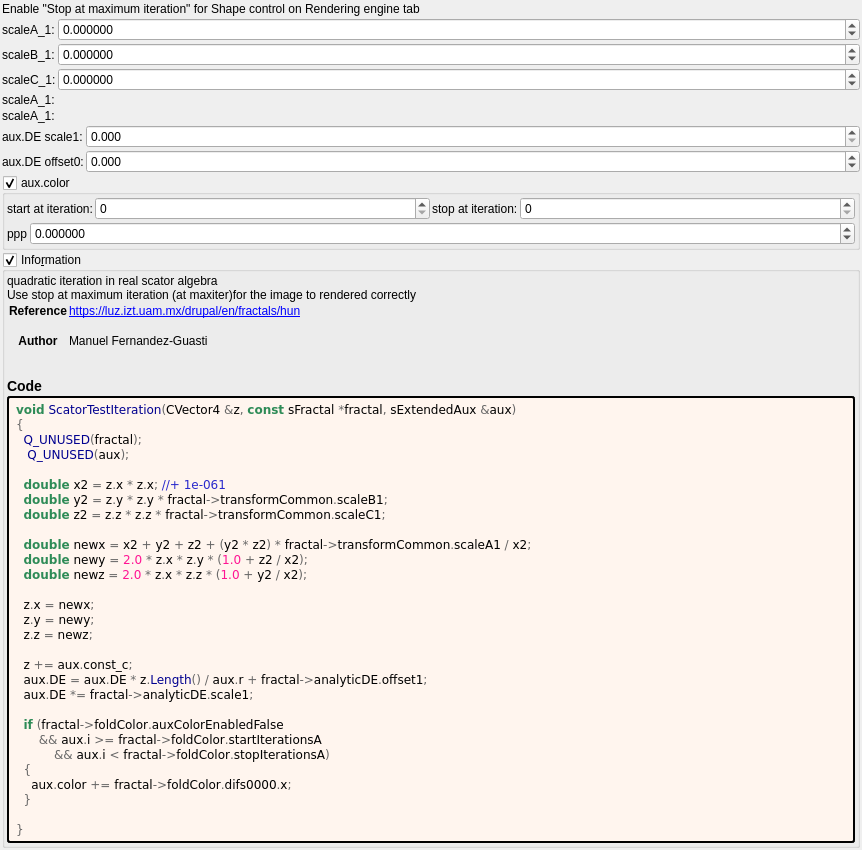
<?xml version="1.0" encoding="UTF-8"?>
<ui version="4.0">
 <class>scator_test</class>
 <widget class="QWidget" name="Form">
  <property name="geometry">
   <rect>
    <x>0</x>
    <y>0</y>
    <width>862</width>
    <height>838</height>
   </rect>
  </property>
  <property name="windowTitle">
   <string notr="true">scator_test</string>
  </property>
  <layout class="QVBoxLayout" name="verticalLayout">
   <property name="spacing">
    <number>2</number>
   </property>
   <property name="leftMargin">
    <number>2</number>
   </property>
   <property name="topMargin">
    <number>2</number>
   </property>
   <property name="rightMargin">
    <number>2</number>
   </property>
   <property name="bottomMargin">
    <number>2</number>
   </property>
   <item>
    <widget class="QLabel" name="label_2">
     <property name="text">
      <string>Enable &quot;Stop at maximum iteration&quot; for Shape control on Rendering engine tab</string>
     </property>
    </widget>
   </item>
   <item>
    <layout class="QGridLayout" name="gridLayout" columnstretch="0,1">
     <property name="spacing">
      <number>2</number>
     </property>
     <item row="2" column="1">
      <widget class="MyDoubleSpinBox" name="spinbox_transf_scaleC_1">
       <property name="sizePolicy">
        <sizepolicy hsizetype="Minimum" vsizetype="Maximum">
         <horstretch>0</horstretch>
         <verstretch>0</verstretch>
        </sizepolicy>
       </property>
       <property name="prefix">
        <string/>
       </property>
       <property name="suffix">
        <string/>
       </property>
       <property name="decimals">
        <number>6</number>
       </property>
       <property name="minimum">
        <double>-99.989999999999995</double>
       </property>
       <property name="maximum">
        <double>99.989999999999995</double>
       </property>
       <property name="singleStep">
        <double>0.100000000000000</double>
       </property>
      </widget>
     </item>
     <item row="0" column="0">
      <widget class="QLabel" name="label_9">
       <property name="text">
        <string>scaleA_1:</string>
       </property>
      </widget>
     </item>
     <item row="0" column="1">
      <widget class="MyDoubleSpinBox" name="spinbox_transf_scaleA_1">
       <property name="sizePolicy">
        <sizepolicy hsizetype="Minimum" vsizetype="Maximum">
         <horstretch>0</horstretch>
         <verstretch>0</verstretch>
        </sizepolicy>
       </property>
       <property name="prefix">
        <string/>
       </property>
       <property name="suffix">
        <string/>
       </property>
       <property name="decimals">
        <number>6</number>
       </property>
       <property name="minimum">
        <double>-99.989999999999995</double>
       </property>
       <property name="maximum">
        <double>99.989999999999995</double>
       </property>
       <property name="singleStep">
        <double>0.100000000000000</double>
       </property>
      </widget>
     </item>
     <item row="1" column="1">
      <widget class="MyDoubleSpinBox" name="spinbox_transf_scaleB_1">
       <property name="sizePolicy">
        <sizepolicy hsizetype="Minimum" vsizetype="Maximum">
         <horstretch>0</horstretch>
         <verstretch>0</verstretch>
        </sizepolicy>
       </property>
       <property name="prefix">
        <string/>
       </property>
       <property name="suffix">
        <string/>
       </property>
       <property name="decimals">
        <number>6</number>
       </property>
       <property name="minimum">
        <double>-99.989999999999995</double>
       </property>
       <property name="maximum">
        <double>99.989999999999995</double>
       </property>
       <property name="singleStep">
        <double>0.100000000000000</double>
       </property>
      </widget>
     </item>
     <item row="1" column="0">
      <widget class="QLabel" name="label_7">
       <property name="text">
        <string>scaleB_1:</string>
       </property>
      </widget>
     </item>
     <item row="2" column="0">
      <widget class="QLabel" name="label_8">
       <property name="text">
        <string>scaleC_1:</string>
       </property>
      </widget>
     </item>
     <item row="3" column="0">
      <widget class="QLabel" name="label_10">
       <property name="text">
        <string>scaleA_1:</string>
       </property>
      </widget>
     </item>
     <item row="4" column="0">
      <widget class="QLabel" name="label_11">
       <property name="text">
        <string>scaleA_1:</string>
       </property>
      </widget>
     </item>
    </layout>
   </item>
   <item>
    <layout class="QGridLayout" name="gridLayout_28" columnstretch="0,0,1">
     <property name="spacing">
      <number>2</number>
     </property>
     <item row="2" column="1">
      <widget class="QLabel" name="label_178">
       <property name="text">
        <string>aux.DE offset0:</string>
       </property>
      </widget>
     </item>
     <item row="1" column="1">
      <widget class="QLabel" name="label_179">
       <property name="text">
        <string>aux.DE scale1:</string>
       </property>
      </widget>
     </item>
     <item row="2" column="2">
      <widget class="MyDoubleSpinBox" name="spinbox_analyticDE_offset_1">
       <property name="sizePolicy">
        <sizepolicy hsizetype="Minimum" vsizetype="Maximum">
         <horstretch>0</horstretch>
         <verstretch>0</verstretch>
        </sizepolicy>
       </property>
       <property name="prefix">
        <string/>
       </property>
       <property name="suffix">
        <string/>
       </property>
       <property name="decimals">
        <number>3</number>
       </property>
       <property name="minimum">
        <double>-99.000000000000000</double>
       </property>
       <property name="maximum">
        <double>99.000000000000000</double>
       </property>
       <property name="singleStep">
        <double>0.100000000000000</double>
       </property>
      </widget>
     </item>
     <item row="1" column="2">
      <widget class="MyDoubleSpinBox" name="spinbox_analyticDE_scale_1">
       <property name="sizePolicy">
        <sizepolicy hsizetype="Minimum" vsizetype="Maximum">
         <horstretch>0</horstretch>
         <verstretch>0</verstretch>
        </sizepolicy>
       </property>
       <property name="prefix">
        <string/>
       </property>
       <property name="suffix">
        <string/>
       </property>
       <property name="decimals">
        <number>3</number>
       </property>
       <property name="minimum">
        <double>0.000000000000000</double>
       </property>
       <property name="maximum">
        <double>99.000000000000000</double>
       </property>
       <property name="singleStep">
        <double>0.100000000000000</double>
       </property>
      </widget>
     </item>
    </layout>
   </item>
   <item>
    <widget class="MyGroupBox" name="groupCheck_fold_color_aux_color_enabled_false">
     <property name="toolTip">
      <string/>
     </property>
     <property name="title">
      <string>aux.color&amp;</string>
     </property>
     <property name="checkable">
      <bool>true</bool>
     </property>
     <layout class="QVBoxLayout" name="verticalLayout_58">
      <property name="spacing">
       <number>2</number>
      </property>
      <property name="leftMargin">
       <number>2</number>
      </property>
      <property name="topMargin">
       <number>2</number>
      </property>
      <property name="rightMargin">
       <number>2</number>
      </property>
      <property name="bottomMargin">
       <number>2</number>
      </property>
      <item>
       <layout class="QHBoxLayout" name="horizontalLayout_14" stretch="0,1,0,1">
        <item>
         <widget class="QLabel" name="label_102">
          <property name="text">
           <string>start at iteration:</string>
          </property>
         </widget>
        </item>
        <item>
         <widget class="MySpinBox" name="spinboxInt_fold_color_start_iterations_A">
          <property name="sizePolicy">
           <sizepolicy hsizetype="Minimum" vsizetype="Maximum">
            <horstretch>0</horstretch>
            <verstretch>0</verstretch>
           </sizepolicy>
          </property>
          <property name="minimum">
           <number>0</number>
          </property>
          <property name="maximum">
           <number>999</number>
          </property>
          <property name="value">
           <number>0</number>
          </property>
         </widget>
        </item>
        <item>
         <widget class="QLabel" name="label_74">
          <property name="text">
           <string>stop at iteration:</string>
          </property>
         </widget>
        </item>
        <item>
         <widget class="MySpinBox" name="spinboxInt_fold_color_stop_iterations_A">
          <property name="sizePolicy">
           <sizepolicy hsizetype="Preferred" vsizetype="Maximum">
            <horstretch>0</horstretch>
            <verstretch>0</verstretch>
           </sizepolicy>
          </property>
          <property name="maximum">
           <number>999</number>
          </property>
         </widget>
        </item>
       </layout>
      </item>
      <item>
       <layout class="QGridLayout" name="gridLayout_16" columnstretch="0,1">
        <property name="spacing">
         <number>2</number>
        </property>
        <item row="0" column="0">
         <widget class="QLabel" name="label_134">
          <property name="text">
           <string notr="true">ppp</string>
          </property>
         </widget>
        </item>
        <item row="0" column="1">
         <widget class="MyDoubleSpinBox" name="spinbox4_fold_color_difs_0000_x">
          <property name="sizePolicy">
           <sizepolicy hsizetype="Minimum" vsizetype="Maximum">
            <horstretch>0</horstretch>
            <verstretch>0</verstretch>
           </sizepolicy>
          </property>
          <property name="prefix">
           <string/>
          </property>
          <property name="suffix">
           <string/>
          </property>
          <property name="decimals">
           <number>6</number>
          </property>
          <property name="minimum">
           <double>-99.999899999999997</double>
          </property>
          <property name="maximum">
           <double>99.999899999999997</double>
          </property>
          <property name="singleStep">
           <double>0.100000000000000</double>
          </property>
         </widget>
        </item>
       </layout>
      </item>
     </layout>
    </widget>
   </item>
   <item>
    <widget class="MyGroupBox" name="groupCheck_info">
     <property name="title">
      <string>Info&amp;rmation</string>
     </property>
     <property name="flat">
      <bool>false</bool>
     </property>
     <property name="checkable">
      <bool>true</bool>
     </property>
     <layout class="QVBoxLayout" name="verticalLayout_2">
      <property name="spacing">
       <number>2</number>
      </property>
      <property name="leftMargin">
       <number>2</number>
      </property>
      <property name="topMargin">
       <number>2</number>
      </property>
      <property name="rightMargin">
       <number>2</number>
      </property>
      <property name="bottomMargin">
       <number>2</number>
      </property>
      <item>
       <widget class="QLabel" name="label_information_general">
        <property name="text">
         <string notr="true">&lt;p&gt;quadratic iteration in real scator algebra&lt;br&gt;Use stop at maximum iteration (at maxiter)for the image to rendered correctly&lt;/p&gt;&lt;table&gt;
&lt;tr&gt;&lt;th&gt;Reference&lt;/th&gt;&lt;td&gt;&lt;a href=&quot;https://luz.izt.uam.mx/drupal/en/fractals/hun&quot;&gt;https://luz.izt.uam.mx/drupal/en/fractals/hun&lt;br&gt;
&lt;/td&gt;&lt;/tr&gt;
&lt;tr&gt;&lt;th&gt;Author&lt;/th&gt;&lt;td&gt;Manuel Fernandez-Guasti&lt;br&gt;
&lt;/td&gt;&lt;/tr&gt;
&lt;/table&gt;
&lt;h3&gt;Code&lt;/h3&gt;</string>
        </property>
        <property name="wordWrap">
         <bool>true</bool>
        </property>
        <property name="openExternalLinks">
         <bool>true</bool>
        </property>
        <property name="textInteractionFlags">
         <set>Qt::LinksAccessibleByMouse|Qt::TextSelectableByMouse</set>
        </property>
       </widget>
      </item>
      <item>
       <widget class="QLabel" name="label_code_content">
        <property name="styleSheet">
         <string notr="true">border-style: outset; border-width: 2px; border-radius: 3px; border-color: black; background-color: #fff5ee; padding: 4px;</string>
        </property>
        <property name="text">
         <string notr="true">&lt;body style=&quot;background-color:#fff5ee&quot;&gt;
&lt;pre style=&quot;color:#000000; background-color:#fff5ee;  font-family:&#039;Courier New&#039;,monospace;white-space: pre-wrap;&quot;&gt;&lt;span style=&quot;color:#2e8b57; font-weight:bold&quot;&gt;void&lt;/span&gt; &lt;span style=&quot;color:#00008f&quot;&gt;ScatorTestIteration&lt;/span&gt;&lt;span style=&quot;color:#676767&quot;&gt;(&lt;/span&gt;CVector4 &lt;span style=&quot;color:#676767&quot;&gt;&amp;amp;&lt;/span&gt;z&lt;span style=&quot;color:#676767&quot;&gt;,&lt;/span&gt; &lt;span style=&quot;color:#2e8b57; font-weight:bold&quot;&gt;const&lt;/span&gt; sFractal &lt;span style=&quot;color:#676767&quot;&gt;*&lt;/span&gt;fractal&lt;span style=&quot;color:#676767&quot;&gt;,&lt;/span&gt; sExtendedAux &lt;span style=&quot;color:#676767&quot;&gt;&amp;amp;&lt;/span&gt;aux&lt;span style=&quot;color:#676767&quot;&gt;)&lt;/span&gt;
&lt;span style=&quot;color:#676767&quot;&gt;{&lt;/span&gt;
  &lt;span style=&quot;color:#00008f&quot;&gt;Q_UNUSED&lt;/span&gt;&lt;span style=&quot;color:#676767&quot;&gt;(&lt;/span&gt;fractal&lt;span style=&quot;color:#676767&quot;&gt;);&lt;/span&gt;
   &lt;span style=&quot;color:#00008f&quot;&gt;Q_UNUSED&lt;/span&gt;&lt;span style=&quot;color:#676767&quot;&gt;(&lt;/span&gt;aux&lt;span style=&quot;color:#676767&quot;&gt;);&lt;/span&gt;

  &lt;span style=&quot;color:#2e8b57; font-weight:bold&quot;&gt;double&lt;/span&gt; x2 &lt;span style=&quot;color:#676767&quot;&gt;=&lt;/span&gt; z&lt;span style=&quot;color:#676767&quot;&gt;.&lt;/span&gt;x &lt;span style=&quot;color:#676767&quot;&gt;*&lt;/span&gt; z&lt;span style=&quot;color:#676767&quot;&gt;.&lt;/span&gt;x&lt;span style=&quot;color:#676767&quot;&gt;;&lt;/span&gt; &lt;span style=&quot;color:#2929cc&quot;&gt;//+ 1e-061&lt;/span&gt;
  &lt;span style=&quot;color:#2e8b57; font-weight:bold&quot;&gt;double&lt;/span&gt; y2 &lt;span style=&quot;color:#676767&quot;&gt;=&lt;/span&gt; z&lt;span style=&quot;color:#676767&quot;&gt;.&lt;/span&gt;y &lt;span style=&quot;color:#676767&quot;&gt;*&lt;/span&gt; z&lt;span style=&quot;color:#676767&quot;&gt;.&lt;/span&gt;y &lt;span style=&quot;color:#676767&quot;&gt;*&lt;/span&gt; fractal&lt;span style=&quot;color:#676767&quot;&gt;-&amp;gt;&lt;/span&gt;transformCommon&lt;span style=&quot;color:#676767&quot;&gt;.&lt;/span&gt;scaleB1&lt;span style=&quot;color:#676767&quot;&gt;;&lt;/span&gt;
  &lt;span style=&quot;color:#2e8b57; font-weight:bold&quot;&gt;double&lt;/span&gt; z2 &lt;span style=&quot;color:#676767&quot;&gt;=&lt;/span&gt; z&lt;span style=&quot;color:#676767&quot;&gt;.&lt;/span&gt;z &lt;span style=&quot;color:#676767&quot;&gt;*&lt;/span&gt; z&lt;span style=&quot;color:#676767&quot;&gt;.&lt;/span&gt;z &lt;span style=&quot;color:#676767&quot;&gt;*&lt;/span&gt; fractal&lt;span style=&quot;color:#676767&quot;&gt;-&amp;gt;&lt;/span&gt;transformCommon&lt;span style=&quot;color:#676767&quot;&gt;.&lt;/span&gt;scaleC1&lt;span style=&quot;color:#676767&quot;&gt;;&lt;/span&gt;

  &lt;span style=&quot;color:#2e8b57; font-weight:bold&quot;&gt;double&lt;/span&gt; newx &lt;span style=&quot;color:#676767&quot;&gt;=&lt;/span&gt; x2 &lt;span style=&quot;color:#676767&quot;&gt;+&lt;/span&gt; y2 &lt;span style=&quot;color:#676767&quot;&gt;+&lt;/span&gt; z2 &lt;span style=&quot;color:#676767&quot;&gt;+ (&lt;/span&gt;y2 &lt;span style=&quot;color:#676767&quot;&gt;*&lt;/span&gt; z2&lt;span style=&quot;color:#676767&quot;&gt;) *&lt;/span&gt; fractal&lt;span style=&quot;color:#676767&quot;&gt;-&amp;gt;&lt;/span&gt;transformCommon&lt;span style=&quot;color:#676767&quot;&gt;.&lt;/span&gt;scaleA1 &lt;span style=&quot;color:#676767&quot;&gt;/&lt;/span&gt; x2&lt;span style=&quot;color:#676767&quot;&gt;;&lt;/span&gt;
  &lt;span style=&quot;color:#2e8b57; font-weight:bold&quot;&gt;double&lt;/span&gt; newy &lt;span style=&quot;color:#676767&quot;&gt;=&lt;/span&gt; &lt;span style=&quot;color:#ff1493&quot;&gt;2.0&lt;/span&gt; &lt;span style=&quot;color:#676767&quot;&gt;*&lt;/span&gt; z&lt;span style=&quot;color:#676767&quot;&gt;.&lt;/span&gt;x &lt;span style=&quot;color:#676767&quot;&gt;*&lt;/span&gt; z&lt;span style=&quot;color:#676767&quot;&gt;.&lt;/span&gt;y &lt;span style=&quot;color:#676767&quot;&gt;* (&lt;/span&gt;&lt;span style=&quot;color:#ff1493&quot;&gt;1.0&lt;/span&gt; &lt;span style=&quot;color:#676767&quot;&gt;+&lt;/span&gt; z2 &lt;span style=&quot;color:#676767&quot;&gt;/&lt;/span&gt; x2&lt;span style=&quot;color:#676767&quot;&gt;);&lt;/span&gt;
  &lt;span style=&quot;color:#2e8b57; font-weight:bold&quot;&gt;double&lt;/span&gt; newz &lt;span style=&quot;color:#676767&quot;&gt;=&lt;/span&gt; &lt;span style=&quot;color:#ff1493&quot;&gt;2.0&lt;/span&gt; &lt;span style=&quot;color:#676767&quot;&gt;*&lt;/span&gt; z&lt;span style=&quot;color:#676767&quot;&gt;.&lt;/span&gt;x &lt;span style=&quot;color:#676767&quot;&gt;*&lt;/span&gt; z&lt;span style=&quot;color:#676767&quot;&gt;.&lt;/span&gt;z &lt;span style=&quot;color:#676767&quot;&gt;* (&lt;/span&gt;&lt;span style=&quot;color:#ff1493&quot;&gt;1.0&lt;/span&gt; &lt;span style=&quot;color:#676767&quot;&gt;+&lt;/span&gt; y2 &lt;span style=&quot;color:#676767&quot;&gt;/&lt;/span&gt; x2&lt;span style=&quot;color:#676767&quot;&gt;);&lt;/span&gt;

  z&lt;span style=&quot;color:#676767&quot;&gt;.&lt;/span&gt;x &lt;span style=&quot;color:#676767&quot;&gt;=&lt;/span&gt; newx&lt;span style=&quot;color:#676767&quot;&gt;;&lt;/span&gt;
  z&lt;span style=&quot;color:#676767&quot;&gt;.&lt;/span&gt;y &lt;span style=&quot;color:#676767&quot;&gt;=&lt;/span&gt; newy&lt;span style=&quot;color:#676767&quot;&gt;;&lt;/span&gt;
  z&lt;span style=&quot;color:#676767&quot;&gt;.&lt;/span&gt;z &lt;span style=&quot;color:#676767&quot;&gt;=&lt;/span&gt; newz&lt;span style=&quot;color:#676767&quot;&gt;;&lt;/span&gt;

  z &lt;span style=&quot;color:#676767&quot;&gt;+=&lt;/span&gt; aux&lt;span style=&quot;color:#676767&quot;&gt;.&lt;/span&gt;const_c&lt;span style=&quot;color:#676767&quot;&gt;;&lt;/span&gt;
  aux&lt;span style=&quot;color:#676767&quot;&gt;.&lt;/span&gt;DE &lt;span style=&quot;color:#676767&quot;&gt;=&lt;/span&gt; aux&lt;span style=&quot;color:#676767&quot;&gt;.&lt;/span&gt;DE &lt;span style=&quot;color:#676767&quot;&gt;*&lt;/span&gt; z&lt;span style=&quot;color:#676767&quot;&gt;.&lt;/span&gt;&lt;span style=&quot;color:#00008f&quot;&gt;Length&lt;/span&gt;&lt;span style=&quot;color:#676767&quot;&gt;() /&lt;/span&gt; aux&lt;span style=&quot;color:#676767&quot;&gt;.&lt;/span&gt;r &lt;span style=&quot;color:#676767&quot;&gt;+&lt;/span&gt; fractal&lt;span style=&quot;color:#676767&quot;&gt;-&amp;gt;&lt;/span&gt;analyticDE&lt;span style=&quot;color:#676767&quot;&gt;.&lt;/span&gt;offset1&lt;span style=&quot;color:#676767&quot;&gt;;&lt;/span&gt;
  aux&lt;span style=&quot;color:#676767&quot;&gt;.&lt;/span&gt;DE &lt;span style=&quot;color:#676767&quot;&gt;*=&lt;/span&gt; fractal&lt;span style=&quot;color:#676767&quot;&gt;-&amp;gt;&lt;/span&gt;analyticDE&lt;span style=&quot;color:#676767&quot;&gt;.&lt;/span&gt;scale1&lt;span style=&quot;color:#676767&quot;&gt;;&lt;/span&gt;

  &lt;span style=&quot;color:#2e8b57; font-weight:bold&quot;&gt;if&lt;/span&gt; &lt;span style=&quot;color:#676767&quot;&gt;(&lt;/span&gt;fractal&lt;span style=&quot;color:#676767&quot;&gt;-&amp;gt;&lt;/span&gt;foldColor&lt;span style=&quot;color:#676767&quot;&gt;.&lt;/span&gt;auxColorEnabledFalse
      &lt;span style=&quot;color:#676767&quot;&gt;&amp;amp;&amp;amp;&lt;/span&gt; aux&lt;span style=&quot;color:#676767&quot;&gt;.&lt;/span&gt;i &lt;span style=&quot;color:#676767&quot;&gt;&amp;gt;=&lt;/span&gt; fractal&lt;span style=&quot;color:#676767&quot;&gt;-&amp;gt;&lt;/span&gt;foldColor&lt;span style=&quot;color:#676767&quot;&gt;.&lt;/span&gt;startIterationsA
          &lt;span style=&quot;color:#676767&quot;&gt;&amp;amp;&amp;amp;&lt;/span&gt; aux&lt;span style=&quot;color:#676767&quot;&gt;.&lt;/span&gt;i &lt;span style=&quot;color:#676767&quot;&gt;&amp;lt;&lt;/span&gt; fractal&lt;span style=&quot;color:#676767&quot;&gt;-&amp;gt;&lt;/span&gt;foldColor&lt;span style=&quot;color:#676767&quot;&gt;.&lt;/span&gt;stopIterationsA&lt;span style=&quot;color:#676767&quot;&gt;)&lt;/span&gt;
  &lt;span style=&quot;color:#676767&quot;&gt;{&lt;/span&gt;
    aux&lt;span style=&quot;color:#676767&quot;&gt;.&lt;/span&gt;color &lt;span style=&quot;color:#676767&quot;&gt;+=&lt;/span&gt; fractal&lt;span style=&quot;color:#676767&quot;&gt;-&amp;gt;&lt;/span&gt;foldColor&lt;span style=&quot;color:#676767&quot;&gt;.&lt;/span&gt;difs0000&lt;span style=&quot;color:#676767&quot;&gt;.&lt;/span&gt;x&lt;span style=&quot;color:#676767&quot;&gt;;&lt;/span&gt;
  &lt;span style=&quot;color:#676767&quot;&gt;}&lt;/span&gt;

&lt;span style=&quot;color:#676767&quot;&gt;}&lt;/span&gt;
&lt;/pre&gt;
&lt;/body&gt;</string>
        </property>
        <property name="wordWrap">
         <bool>true</bool>
        </property>
        <property name="openExternalLinks">
         <bool>true</bool>
        </property>
        <property name="textInteractionFlags">
         <set>Qt::LinksAccessibleByMouse|Qt::TextSelectableByMouse</set>
        </property>
       </widget>
      </item>
     </layout>
    </widget>
   </item>
   <item>
    <spacer name="verticalSpacer">
     <property name="orientation">
      <enum>Qt::Vertical</enum>
     </property>
     <property name="sizeHint" stdset="0">
      <size>
       <width>20</width>
       <height>40</height>
      </size>
     </property>
    </spacer>
   </item>
  </layout>
 </widget>
 <customwidgets>
  <customwidget>
   <class>MyDoubleSpinBox</class>
   <extends>QDoubleSpinBox</extends>
   <header>my_double_spin_box.h</header>
  </customwidget>
  <customwidget>
   <class>MyGroupBox</class>
   <extends>QGroupBox</extends>
   <header>my_group_box.h</header>
   <container>1</container>
  </customwidget>
  <customwidget>
   <class>MySpinBox</class>
   <extends>QSpinBox</extends>
   <header>my_spin_box.h</header>
  </customwidget>
 </customwidgets>
 <tabstops>
  <tabstop>groupCheck_info</tabstop>
 </tabstops>
 <resources/>
 <connections/>
</ui>
